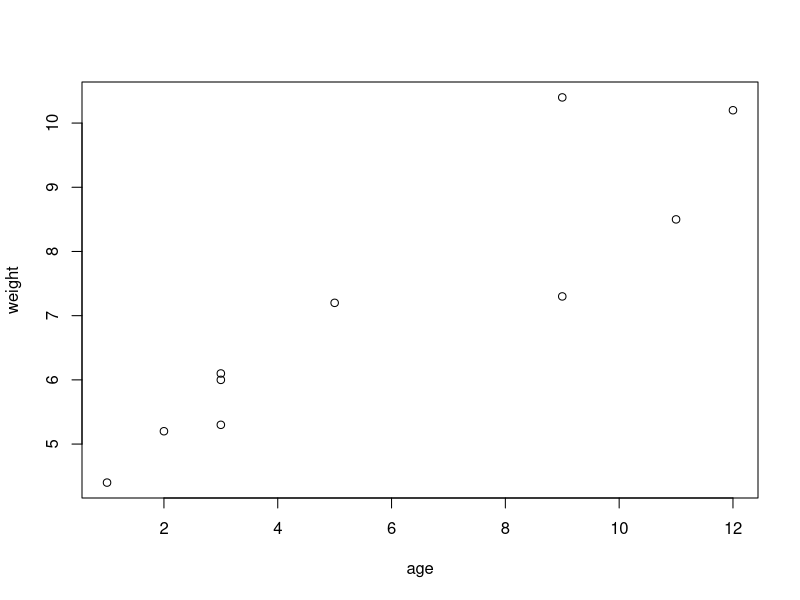
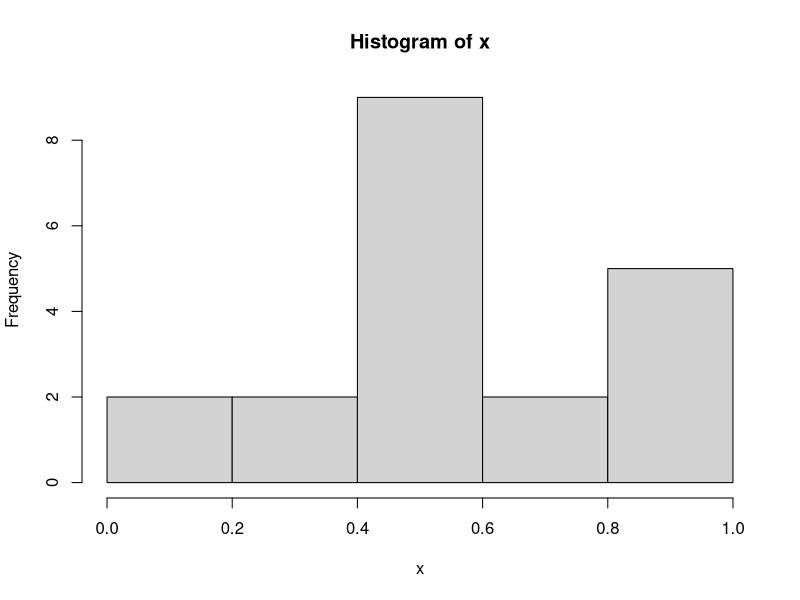

These figures' R source, in order: (Note: this script raises an error after producing the figures.)
#------------------------------------#
# R in Action (2nd ed): Chapter 1    #
# Introduction to R                  #
#------------------------------------#

# A sample R session
# q() is commented out so you don't accidently exit

# Listing 1.1 - A Sample R session

age <- c(1,3,5,2,11,9,3,9,12,3)
weight <- c(4.4,5.3,7.2,5.2,8.5,7.3,6.0,10.4,10.2,6.1)
mean(weight)
sd(weight)
cor(age,weight)
plot(age,weight)
# q()

# Listing 1.2 - An example of commands used to manage the R Workspace. 

setwd("C:/myprojects/project1") # change the path to one of your directories
options()
options(digits=3)
x <- runif(20)
summary(x)
hist(x)
savehistory()
save.image()
# q()

# Listing 1.3 - Working with a new package

help.start()
install.packages("vcd")
help(package="vcd")
library(vcd)
help(Arthritis)
Arthritis
example(Arthritis)
# q()
